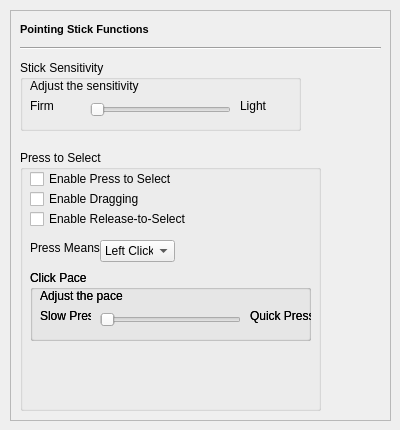
   <widget class="QWidget" name="tab_10">
    <attribute name="title">
     <string>Pointing Stick</string>
    </attribute>
    <widget class="QFrame" name="frame_9">
     <property name="geometry">
      <rect>
       <x>10</x>
       <y>10</y>
       <width>381</width>
       <height>411</height>
      </rect>
     </property>
     <property name="frameShape">
      <enum>QFrame::StyledPanel</enum>
     </property>
     <property name="frameShadow">
      <enum>QFrame::Sunken</enum>
     </property>
     <widget class="QLabel" name="label_30">
      <property name="geometry">
       <rect>
        <x>10</x>
        <y>10</y>
        <width>181</width>
        <height>20</height>
       </rect>
      </property>
      <property name="text">
       <string>&lt;!DOCTYPE HTML PUBLIC &quot;-//W3C//DTD HTML 4.0//EN&quot; &quot;http://www.w3.org/TR/REC-html40/strict.dtd&quot;&gt;
&lt;html&gt;&lt;head&gt;&lt;meta name=&quot;qrichtext&quot; content=&quot;1&quot; /&gt;&lt;style type=&quot;text/css&quot;&gt;
p, li { white-space: pre-wrap; }
&lt;/style&gt;&lt;/head&gt;&lt;body style=&quot; font-family:'MS Shell Dlg 2'; font-size:8.25pt; font-weight:400; font-style:normal;&quot;&gt;
&lt;p style=&quot; margin-top:0px; margin-bottom:0px; margin-left:0px; margin-right:0px; -qt-block-indent:0; text-indent:0px;&quot;&gt;&lt;span style=&quot; font-size:8pt; font-weight:600;&quot;&gt;Pointing Stick Functions&lt;/span&gt;&lt;/p&gt;&lt;/body&gt;&lt;/html&gt;</string>
      </property>
     </widget>
     <widget class="Line" name="line_9">
      <property name="geometry">
       <rect>
        <x>10</x>
        <y>30</y>
        <width>361</width>
        <height>16</height>
       </rect>
      </property>
      <property name="orientation">
       <enum>Qt::Horizontal</enum>
      </property>
     </widget>
     <widget class="QGroupBox" name="groupBox_5">
      <property name="geometry">
       <rect>
        <x>10</x>
        <y>140</y>
        <width>301</width>
        <height>261</height>
       </rect>
      </property>
      <property name="title">
       <string>Press to Select</string>
      </property>
      <widget class="QLabel" name="label_31">
       <property name="geometry">
        <rect>
         <x>10</x>
         <y>90</y>
         <width>121</width>
         <height>16</height>
        </rect>
       </property>
       <property name="text">
        <string>Press Means</string>
       </property>
      </widget>
      <widget class="QComboBox" name="comboBox_16">
       <property name="geometry">
        <rect>
         <x>80</x>
         <y>90</y>
         <width>75</width>
         <height>22</height>
        </rect>
       </property>
       <item>
        <property name="text">
         <string>Left Click</string>
        </property>
       </item>
       <item>
        <property name="text">
         <string>Right Click</string>
        </property>
       </item>
      </widget>
      <widget class="QCheckBox" name="checkBox_22">
       <property name="geometry">
        <rect>
         <x>10</x>
         <y>20</y>
         <width>181</width>
         <height>18</height>
        </rect>
       </property>
       <property name="text">
        <string>Enable Press to Select</string>
       </property>
      </widget>
      <widget class="QCheckBox" name="checkBox_25">
       <property name="geometry">
        <rect>
         <x>10</x>
         <y>40</y>
         <width>181</width>
         <height>18</height>
        </rect>
       </property>
       <property name="text">
        <string>Enable Dragging</string>
       </property>
      </widget>
      <widget class="QCheckBox" name="checkBox_26">
       <property name="geometry">
        <rect>
         <x>10</x>
         <y>60</y>
         <width>181</width>
         <height>18</height>
        </rect>
       </property>
       <property name="text">
        <string>Enable Release-to-Select</string>
       </property>
      </widget>
      <widget class="QGroupBox" name="groupBox_6">
       <property name="geometry">
        <rect>
         <x>10</x>
         <y>120</y>
         <width>281</width>
         <height>71</height>
        </rect>
       </property>
       <property name="title">
        <string>Click Pace</string>
       </property>
       <widget class="QSlider" name="horizontalSlider_9">
        <property name="geometry">
         <rect>
          <x>70</x>
          <y>40</y>
          <width>141</width>
          <height>20</height>
         </rect>
        </property>
        <property name="orientation">
         <enum>Qt::Horizontal</enum>
        </property>
       </widget>
       <widget class="QLabel" name="label_32">
        <property name="geometry">
         <rect>
          <x>10</x>
          <y>30</y>
          <width>51</width>
          <height>31</height>
         </rect>
        </property>
        <property name="text">
         <string>Slow Press</string>
        </property>
       </widget>
       <widget class="QLabel" name="label_33">
        <property name="geometry">
         <rect>
          <x>220</x>
          <y>30</y>
          <width>61</width>
          <height>31</height>
         </rect>
        </property>
        <property name="text">
         <string>Quick Press</string>
        </property>
       </widget>
       <widget class="QLabel" name="label_34">
        <property name="geometry">
         <rect>
          <x>10</x>
          <y>10</y>
          <width>231</width>
          <height>31</height>
         </rect>
        </property>
        <property name="text">
         <string>Adjust the pace</string>
        </property>
       </widget>
       <widget class="QGroupBox" name="groupBox_17">
        <property name="geometry">
         <rect>
          <x>0</x>
          <y>0</y>
          <width>281</width>
          <height>71</height>
         </rect>
        </property>
        <property name="title">
         <string>Click Pace</string>
        </property>
        <widget class="QSlider" name="horizontalSlider_10">
         <property name="geometry">
          <rect>
           <x>70</x>
           <y>40</y>
           <width>141</width>
           <height>20</height>
          </rect>
         </property>
         <property name="orientation">
          <enum>Qt::Horizontal</enum>
         </property>
        </widget>
        <widget class="QLabel" name="label_36">
         <property name="geometry">
          <rect>
           <x>10</x>
           <y>30</y>
           <width>51</width>
           <height>31</height>
          </rect>
         </property>
         <property name="text">
          <string>Slow Press</string>
         </property>
        </widget>
        <widget class="QLabel" name="label_37">
         <property name="geometry">
          <rect>
           <x>220</x>
           <y>30</y>
           <width>61</width>
           <height>31</height>
          </rect>
         </property>
         <property name="text">
          <string>Quick Press</string>
         </property>
        </widget>
        <widget class="QLabel" name="label_45">
         <property name="geometry">
          <rect>
           <x>10</x>
           <y>10</y>
           <width>231</width>
           <height>31</height>
          </rect>
         </property>
         <property name="text">
          <string>Adjust the pace</string>
         </property>
        </widget>
       </widget>
      </widget>
     </widget>
     <widget class="QGroupBox" name="groupBox_18">
      <property name="geometry">
       <rect>
        <x>10</x>
        <y>50</y>
        <width>281</width>
        <height>71</height>
       </rect>
      </property>
      <property name="title">
       <string>Stick Sensitivity</string>
      </property>
      <widget class="QSlider" name="horizontalSlider_11">
       <property name="geometry">
        <rect>
         <x>70</x>
         <y>40</y>
         <width>141</width>
         <height>20</height>
        </rect>
       </property>
       <property name="orientation">
        <enum>Qt::Horizontal</enum>
       </property>
      </widget>
      <widget class="QLabel" name="label_46">
       <property name="geometry">
        <rect>
         <x>10</x>
         <y>30</y>
         <width>51</width>
         <height>31</height>
        </rect>
       </property>
       <property name="text">
        <string>Firm</string>
       </property>
      </widget>
      <widget class="QLabel" name="label_47">
       <property name="geometry">
        <rect>
         <x>220</x>
         <y>30</y>
         <width>61</width>
         <height>31</height>
        </rect>
       </property>
       <property name="text">
        <string>Light</string>
       </property>
      </widget>
      <widget class="QLabel" name="label_48">
       <property name="geometry">
        <rect>
         <x>10</x>
         <y>10</y>
         <width>231</width>
         <height>31</height>
        </rect>
       </property>
       <property name="text">
        <string>Adjust the sensitivity</string>
       </property>
      </widget>
     </widget>
    </widget>
   </widget>
